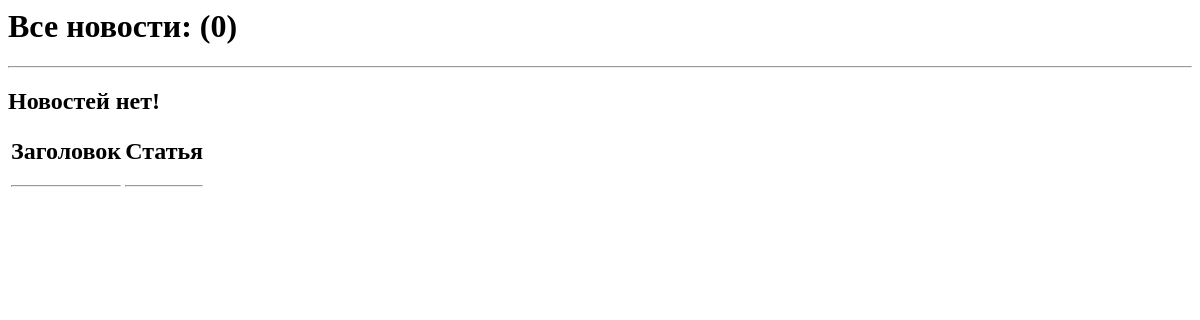
The page /news/ on the database as committed earlier.
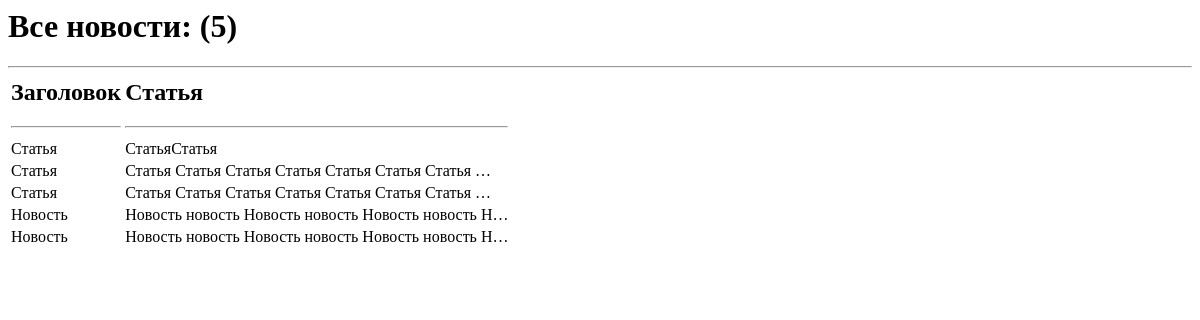
The same page on the database as committed later.
### news/models.py (models this page shows, shortened)
class Post(models.Model):
    author = models.ForeignKey(Author, on_delete=models.CASCADE)
    post_type = models.CharField(
        max_length=2,
        choices=[
            ('Ar', 'Article'),
            ('Nw', 'News')
        ],
        default='News'
    )
    created = models.DateTimeField(auto_now_add=True)
    cats = models.ManyToManyField(Category, through='PostCategory')
    title = models.CharField(max_length=255)
    text = models.TextField()
    rating = models.IntegerField(default=0)

### news/views.py (the view)
# urls.py: path('', NewsList.as_view()),
class NewsList(ListView):
    model = Post
    template_name = 'news.html'
    context_object_name = 'news'
    queryset = Post.objects.order_by('-id')

### news/templatetags/custom_filters.py (called while the page is built)
@register.filter(name='censor')
def censor(value):
    banned_words = ['негатив', 'депрессия', 'обзывательство']
    b = value.split(' ')
    for c in banned_words:
        for a in b:
            if a == c:
                b.remove(a)
    return ' '.join(b)

### templates/news.html (shortened to what this page needs)
{% extends 'default.html' %}
{% load custom_filters %}
{% block content %}
<h1>Все новости: ({{ news|length }})</h1>
<hr>
<table>
	<tr>
		<td>
			<h2>Заголовок</h2>
			<hr>
		</td>
		<td>
			<h2>Статья</h2>
			<hr>
		</td>
	</tr>
	{% if news %}
	{% for post in news %}
	<tr>
		<td>
			{{ post.title|censor }}
		</td>
		<td>
			{{ post.text|truncatechars:50|censor }}
		</td>
	</tr>
	{% endfor %}
	{% else %}
	<h2>Новостей нет!</h2>
	{% endif %}
	{% endblock content %}

### templates/default.html (shortened to what this page needs)
<html lang="en">
<head>
</head>
<body>
	{% block content %}
	{% endblock content %}
</body>
</html>

Rows that differ between the two databases and show on the page:
added Post: title|censor "Статья", text|censor "СтатьяСтатья"
added Post: title|censor "Статья", text|censor "Статья Статья Статья Статья Статья Статья Статья …"
added Post: title|censor "Статья", text|censor "Статья Статья Статья Статья Статья Статья Статья …"
added Post: title|censor "Новость", text|censor "Новость новость Новость новость Новость новость Н…"
added Post: title|censor "Новость", text|censor "Новость новость Новость новость Новость новость Н…"
Other text that changed with them:
{{ news|length }}: "0" → "5"
text no longer shown: "Новостей нет!"
